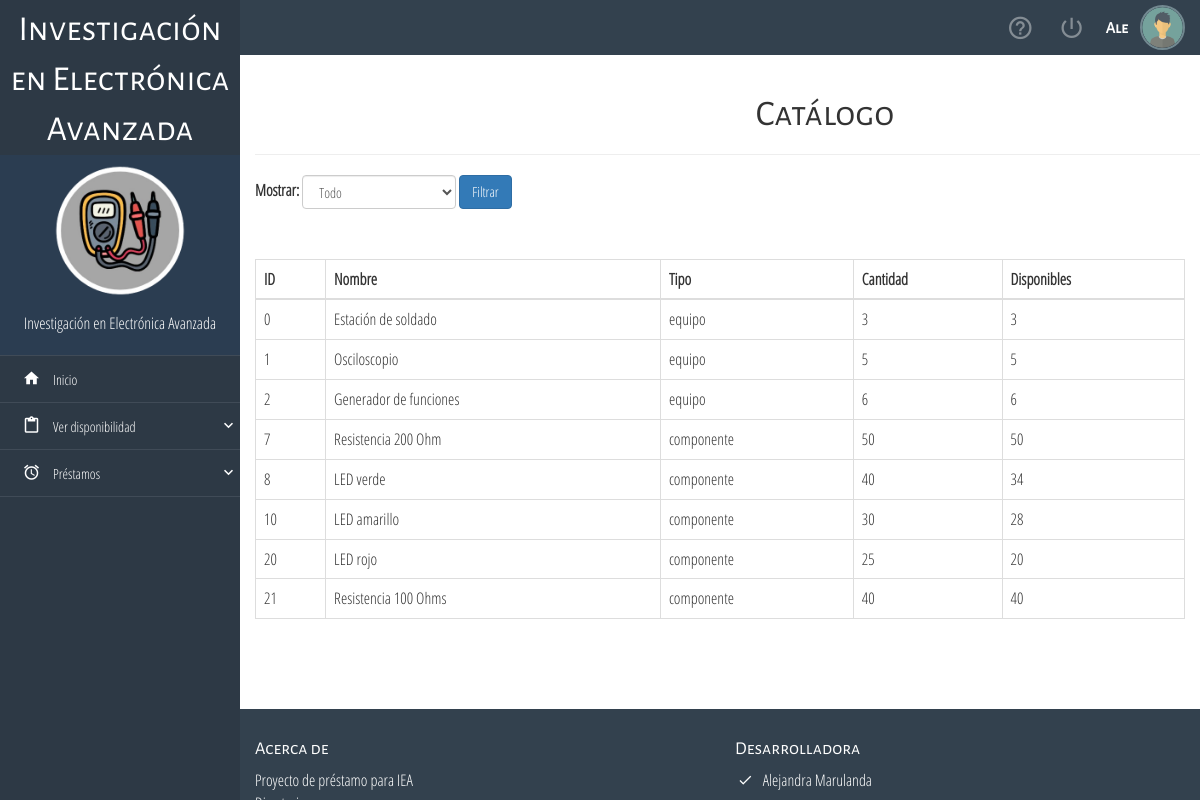
The app's page /catalogo.php (signed in) with its own data.
### tables this page shows
CREATE TABLE `catalogo` (
  `ID` int(11) NOT NULL,
  `nombre` varchar(30) NOT NULL,
  `tipo` enum('equipo','componente') NOT NULL,
  `cantidad` int(11) NOT NULL,
  `disponibles` int(11) NOT NULL
);

### catalogo.php (the view, shortened to what this page needs)
<?php
include("conexion.php");
$tipo = isset($_GET['tipo']) ? $_GET['tipo'] : 'todo';
if ($tipo == 'equipos') {
    $query = "SELECT ID, nombre, tipo, cantidad, disponibles FROM catalogo WHERE tipo = 'equipo'";
} elseif ($tipo == 'componentes') {
    $query = "SELECT ID, nombre, tipo, cantidad, disponibles FROM catalogo WHERE tipo = 'componente'";
} else {
    $query = "SELECT ID, nombre, tipo, cantidad, disponibles FROM catalogo";
}
$result = $mysqli->query($query);
if ($result->num_rows > 0) {
    $catalogo = $result->fetch_all(MYSQLI_ASSOC);
} else {
    $catalogo = [];
}
?>
<!DOCTYPE html>
<html lang="es">
<head>
    <link rel="stylesheet" href="css/sweet-alert.css">
    <link rel="stylesheet" href="css/material-design-iconic-font.min.css">
    <link rel="stylesheet" href="css/normalize.css">
    <link rel="stylesheet" href="css/bootstrap.min.css">
    <link rel="stylesheet" href="css/jquery.mCustomScrollbar.css">
    <link rel="stylesheet" href="css/style.css">
</head>
<body>
    <div class="navbar-lateral full-reset">
        <div class="full-reset container-menu-movile custom-scroll-containers">
            <div class="full-reset all-tittles">
                <div class="biblioteca">
                    <center>Investigación en Electrónica Avanzada</center>
                </div>
            </div>
            <div class="full-reset" style="background-color:#2B3D51; padding: 10px 0; color:#fff;">
                <figure>
                    <img src="assets/img/logo1.png" alt="Biblioteca" class="img-responsive center-box" style="width:55%;">
                </figure>
                <p class="text-center" style="padding-top: 15px;">Investigación en Electrónica Avanzada</p>
            </div>
            <div class="full-reset nav-lateral-list-menu">
                <ul class="list-unstyled">
                    <li><a href="iniciouser.php"><i class="zmdi zmdi-home zmdi-hc-fw"></i>&nbsp;&nbsp; Inicio</a></li>
                    <li>
                        <div class="dropdown-menu-button"><i class="zmdi zmdi-assignment-o zmdi-hc-fw"></i>&nbsp;&nbsp; Ver disponibilidad <i class="zmdi zmdi-chevron-down pull-right zmdi-hc-fw"></i></div>
                    </li>
                    <li>
                        <div class="dropdown-menu-button"><i class="zmdi zmdi-alarm zmdi-hc-fw"></i>&nbsp;&nbsp; Préstamos <i class="zmdi zmdi-chevron-down pull-right zmdi-hc-fw"></i></div>
                    </li>
                </ul>
            </div>
        </div>
    </div>
    <div class="content-page-container full-reset custom-scroll-containers">
        <nav class="navbar-user-top full-reset">
            <ul class="list-unstyled full-reset">
                <figure>
                    <img src="assets/img/user03.png" alt="user-picture" class="img-responsive img-circle center-box">
                </figure>
                <li style="color:#fff; cursor:default;">
                    <span class="all-tittles"><strong><?php echo $_SESSION['user']; ?></strong></span>
                </li>
                <li class="tooltips-general exit-system-button" data-href="index.php" data-placement="bottom" title="Salir del sistema">
                    <i class="zmdi zmdi-power"></i>
                </li>
                <li class="tooltips-general btn-help" data-placement="bottom" title="Ayuda">
                    <i class="zmdi zmdi-help-outline zmdi-hc-fw"></i>
                </li>
            </ul>
        </nav>
        <div class="container">
            <div class="page-header">
                <h1 class="all-tittles"><center>Catálogo</center></h1>
            </div>
            <form method="GET" action="catalogo.php" class="form-inline">
                <div class="form-group">
                    <label for="tipo">Mostrar:</label>
                    <select name="tipo" id="tipo" class="form-control">
                        <option value="todo" <?php if ($tipo == 'todo') echo 'selected'; ?>>Todo</option>
                    </select>
                </div>
                <button type="submit" class="btn btn-primary">Filtrar</button>
            </form>
        </div>
        <div class="container-fluid" style="margin: 50px 0;">
            <table class="table table-bordered">
                <thead>
                    <tr>
                        <th>ID</th>
                        <th>Nombre</th>
                        <th>Tipo</th>
                        <th>Cantidad</th>
                        <th>Disponibles</th>
                    </tr>
                </thead>
                <tbody>
                    <?php if (!empty($catalogo)): ?>
                        <?php foreach ($catalogo as $item): ?>
                            <tr>
                                <td><?php echo $item['ID']; ?></td>
                                <td><?php echo $item['nombre']; ?></td>
                                <td><?php echo $item['tipo']; ?></td>
                                <td><?php echo $item['cantidad']; ?></td>
                                <td><?php echo $item['disponibles']; ?></td>
                            </tr>
                        <?php endforeach; ?>
                    <?php else: ?>
                        <tr>
                            <td colspan="5" class="text-center">No hay datos disponibles</td>
                        </tr>
                    <?php endif; ?>
                </tbody>
            </table>
        </div>
        <footer class="footer full-reset">
            <div class="container-fluid">
                <div class="row">
                    <div class="col-xs-12 col-sm-6">
                        <h4 class="all-tittles">Acerca de</h4>
                        <p>
                          Proyecto de préstamo para IEA<br>
Directorio <br>
Normatividad<br>
                        </p>
                    </div>
                    <div class="col-xs-12 col-sm-6">
                        <h4 class="all-tittles">Desarrolladora</h4>
                        <ul class="list-unstyled">
                            <li><i class="zmdi zmdi-check zmdi-hc-fw"></i>&nbsp; Alejandra Marulanda</li>
                        </ul>
                    </div>
                </div>
            </div>
        </footer>
    </div>
</body>
</html>

### css/style.css (style rules this page uses)
html, body { height: 100%; margin: 0; padding: 0; width: 100%; font-size: 16px; font-family: "Parrafos" !important; background-color: #fff; }
.all-tittles { font-family: "Titulos" !important; }
.center-box { margin: 0 auto; }
.full-reset { margin: 0; padding: 0; width: 100%; }
.navbar-user-top { background-color: #33414E; height: 55px; position: relative; top: 0; left: 0; z-index: 7; }
.navbar-user-top > ul { height: 55px; padding: 0 15px; margin: 0; }
.navbar-user-top > ul > li { display: inline-block; float: right; color: rgba(255,255,255,.4); height: 55px; margin: 0 12px; text-align: center; cursor: pointer; line-height: 55px; }
.navbar-user-top > ul > li > i { font-size: 27px; line-height: 55px; }
.navbar-user-top > ul > figure > img { width: 45px; float: right; height: 45px; border: 2px solid #728890; margin-top: 5px; }
.navbar-lateral { width: 20%; height: 100%; position: absolute; top: 0; left: 0; z-index: 1; }
.container-menu-movile { background-color: #2D3945; height: 100% !important; }
.content-page-container { height: 100%; position: absolute; top: 0; right: 0; z-index: 1; width: 80%; background-color: #fff; }
.nav-lateral-list-menu ul li { margin: 0; padding: 0; display: block; }
.nav-lateral-list-menu ul li a, .nav-lateral-list-menu ul li div { width: 100%; min-height: 45px; line-height: 45px; display: block; padding: 0; padding-left: 20px; font-size: 14px; text-decoration: none; color: #fff; border-bottom: 1px solid rgba(230,233,238,.1); transition: .3s all ease-in-out; -moz-transition: .3s all ease-in-out; -ms-transition: .3s all ease-in-out; -webkit-transition: .3s all ease-in-out; }
.nav-lateral-list-menu i { font-size: 18px; line-height: 45px; }
.nav-lateral-list-menu ul li:first-child { border-top: 1px solid rgba(230,233,238,.1); }
.nav-lateral-list-menu ul li div { cursor: pointer; }
.footer { background-color: #33414E; height: auto; color: #fff; padding-top: 20px; margin-top: 70px; }
@media (min-width: 1200px) { .navbar-lateral { display: inherit !important; } }

### catalogo.php (style rules this page uses)
.biblioteca { margin-top: 5px; color: white; font-size: 35px; }

### records on screen
catalogo: ID "0", nombre "Estación de soldado", tipo "equipo", cantidad "3", disponibles "3"
catalogo: ID "1", nombre "Osciloscopio", tipo "equipo", cantidad "5", disponibles "5"
catalogo: ID "2", nombre "Generador de funciones", tipo "equipo", cantidad "6", disponibles "6"
catalogo: ID "7", nombre "Resistencia 200 Ohm", tipo "componente", cantidad "50", disponibles "50"
catalogo: ID "8", nombre "LED verde", tipo "componente", cantidad "40", disponibles "34"
catalogo: ID "10", nombre "LED amarillo", tipo "componente", cantidad "30", disponibles "28"
catalogo: ID "20", nombre "LED rojo", tipo "componente", cantidad "25", disponibles "20"
catalogo: ID "21", nombre "Resistencia 100 Ohms", tipo "componente", cantidad "40", disponibles "40"

### other values on screen
$_SESSION['user'] "Ale"
